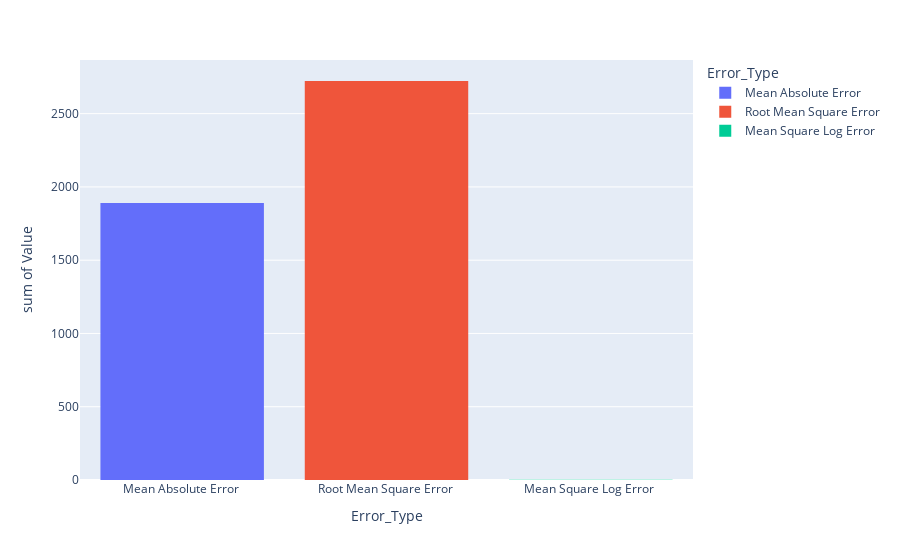

This figure's notebook cell:
### Code cell
px.histogram(error_df, x="Error_Type", y="Value", color="Error_Type")

### Figure 1 — Plotly figure (JSON) as saved in the notebook; plotly's stock layout.template omitted (floating-point values rounded to 4 significant figures)
{"data": [{"alignmentgroup": "True", "bingroup": "x", "histfunc": "sum", "hovertemplate": "Error_Type=%{x}<br>sum of Value=%{y}<extra></extra>", "legendgroup": "Mean Absolute Error ", "marker": {"color": "#636efa", "pattern": {"shape": ""}}, "name": "Mean Absolute Error ", "offsetgroup": "Mean Absolute Error ", "orientation": "v", "showlegend": true, "type": "histogram", "x": ["Mean Absolute Error "], "xaxis": "x", "y": [1890.0], "yaxis": "y"}, {"alignmentgroup": "True", "bingroup": "x", "histfunc": "sum", "hovertemplate": "Error_Type=%{x}<br>sum of Value=%{y}<extra></extra>", "legendgroup": "Root Mean Square Error ", "marker": {"color": "#EF553B", "pattern": {"shape": ""}}, "name": "Root Mean Square Error ", "offsetgroup": "Root Mean Square Error ", "orientation": "v", "showlegend": true, "type": "histogram", "x": ["Root Mean Square Error "], "xaxis": "x", "y": [2723.0], "yaxis": "y"}, {"alignmentgroup": "True", "bingroup": "x", "histfunc": "sum", "hovertemplate": "Error_Type=%{x}<br>sum of Value=%{y}<extra></extra>", "legendgroup": "Mean Square Log Error ", "marker": {"color": "#00cc96", "pattern": {"shape": ""}}, "name": "Mean Square Log Error ", "offsetgroup": "Mean Square Log Error ", "orientation": "v", "showlegend": true, "type": "histogram", "x": ["Mean Square Log Error "], "xaxis": "x", "y": [1.15], "yaxis": "y"}], "layout": {"barmode": "relative", "legend": {"title": {"text": "Error_Type"}, "tracegroupgap": 0}, "margin": {"t": 60}, "xaxis": {"anchor": "y", "categoryarray": ["Mean Absolute Error ", "Root Mean Square Error ", "Mean Square Log Error "], "categoryorder": "array", "domain": [0, 1], "title": {"text": "Error_Type"}}, "yaxis": {"anchor": "x", "domain": [0, 1], "title": {"text": "sum of Value"}}}}
